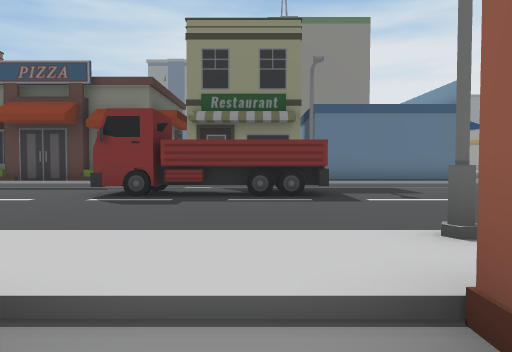
view 1 (above)

24 first-person views from a walk through a scene from a Unity 3-D project. The camera is 1.3 m above the floor, tilts 2° down and sees 70° across. The floor is counted in squares, 2 m on a side. Each view is taken from the middle of a square. On the plan, view 1 faces up. The plan holds only what a view shows up to about 11 squares ahead; the rest is blank. The place goes on beyond the plan.

view 2
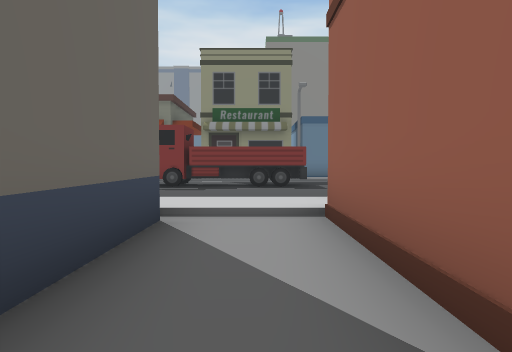

view 3
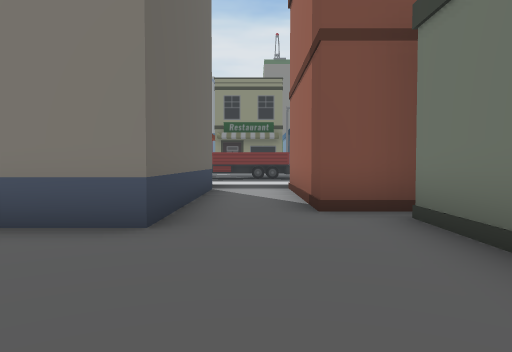

view 4
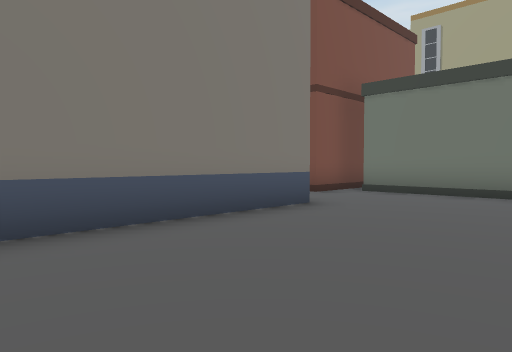

view 5
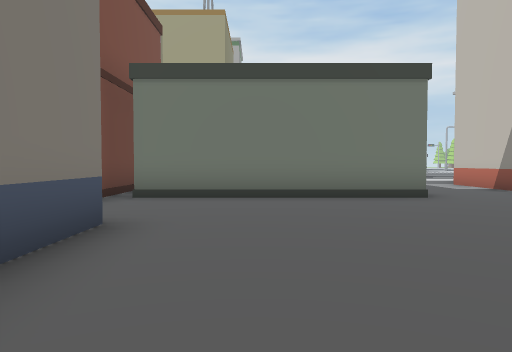

view 6
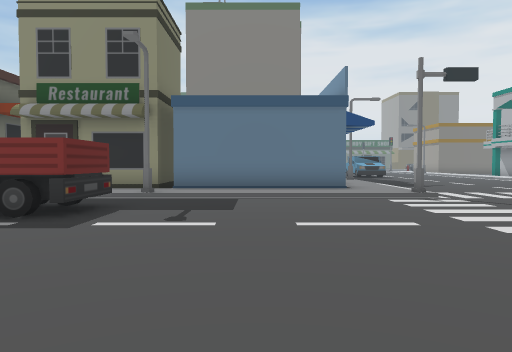

view 7
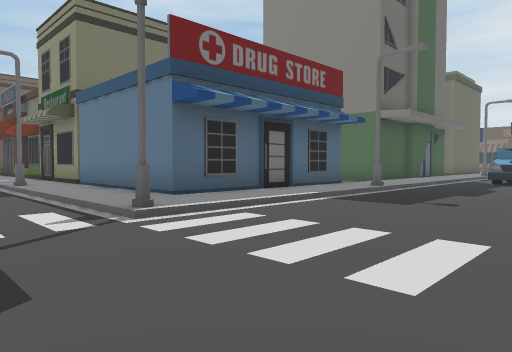

view 8
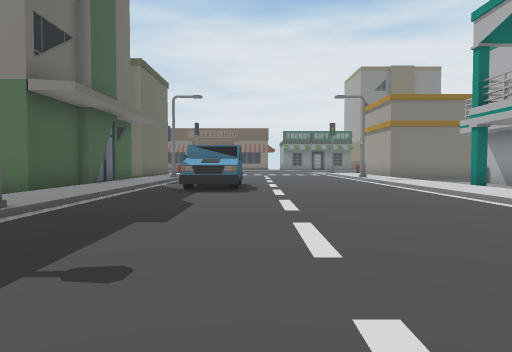

view 9
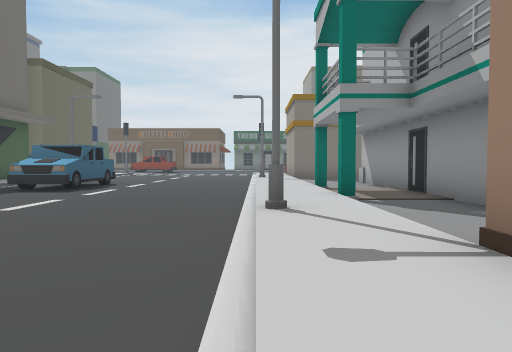

view 10
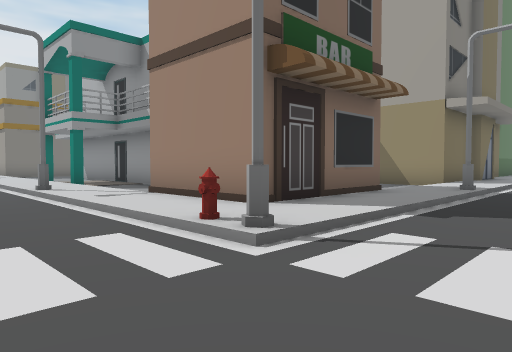

view 11
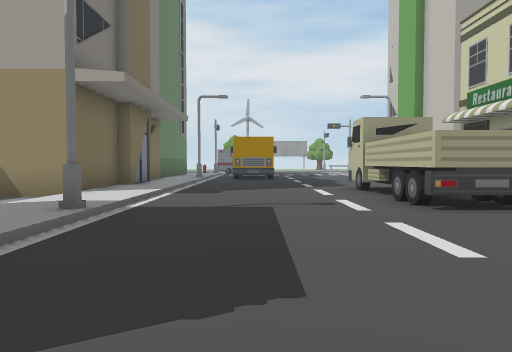

view 12
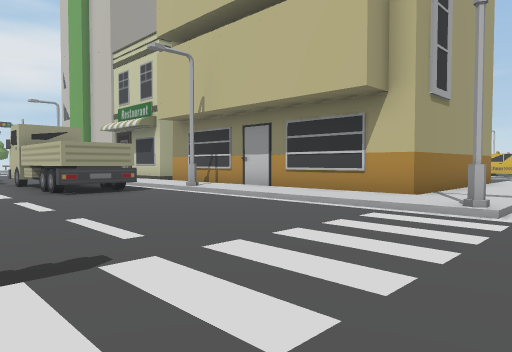

view 13
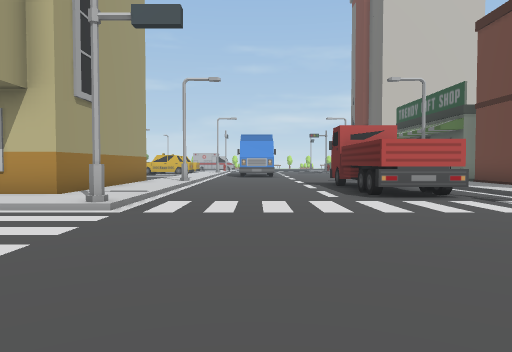

view 14
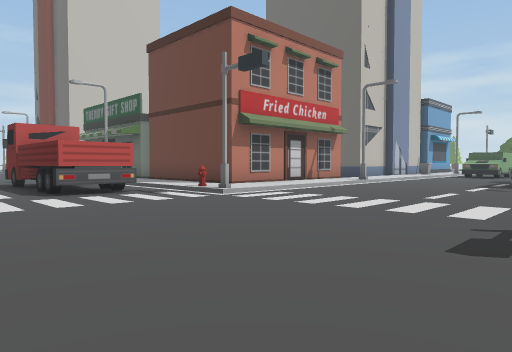

view 15
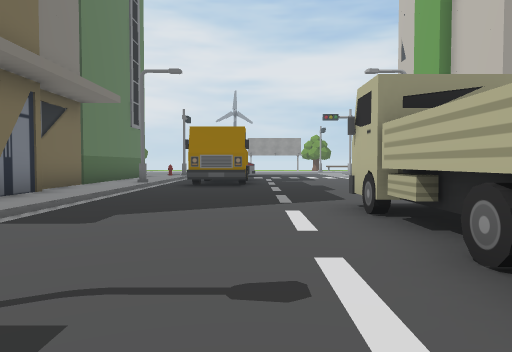

view 16
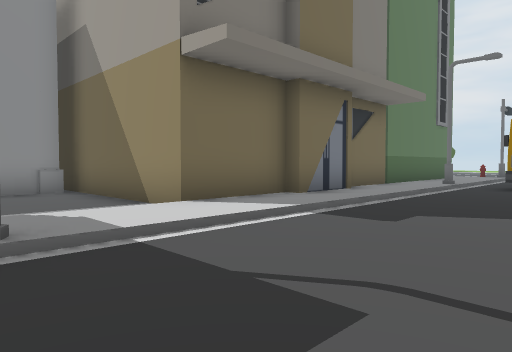

view 17
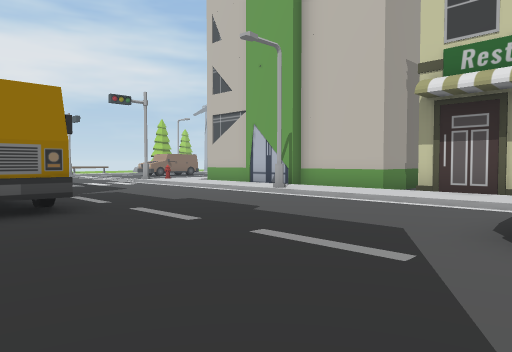

view 18
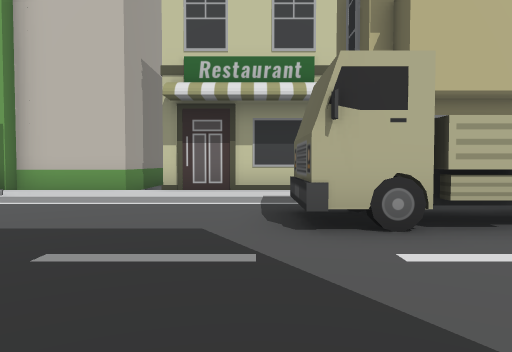

view 19
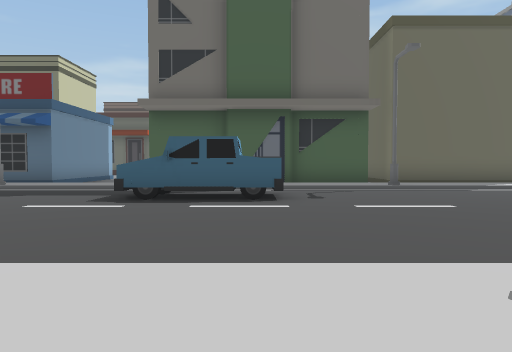

view 20
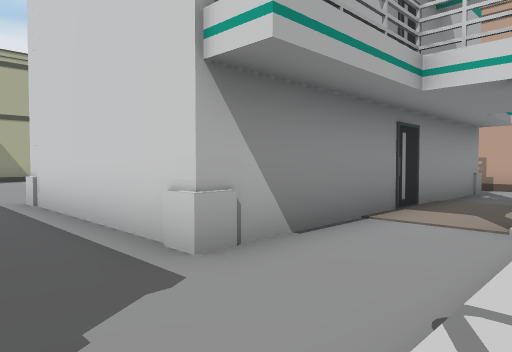

view 21
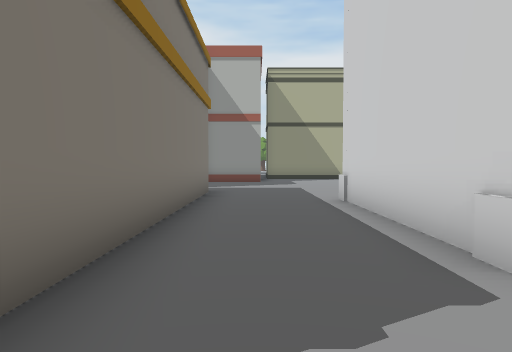

view 22
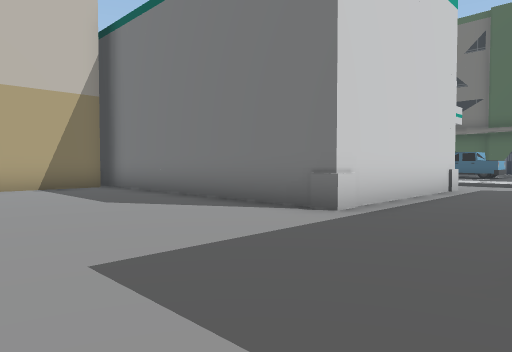

view 23
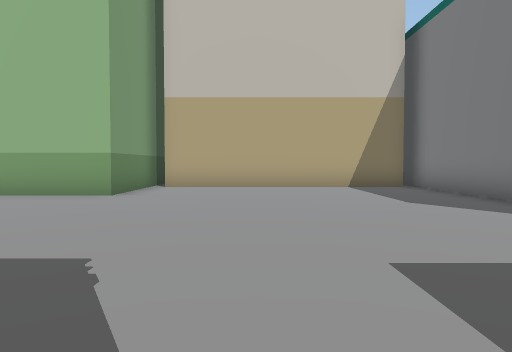

view 24
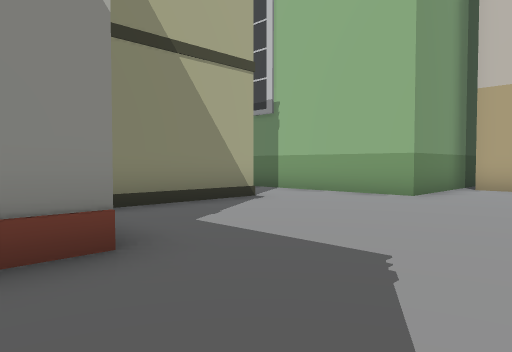

### Floor plan
Key: @ floor where view 1 was taken; # wall or solid block; . main floor; : floor 0.25 m higher than the main floor; / step, stairs or slope; B building; S streetlight; T truck; H hydrant; O other object.
Columns run from 6 left of view 1 to 33 right of it. Each row starts with its distance up from view 1.
 28             #:/..      B BBBBBBB
 27             #:/....    ..............#
 26             B:S.....  :..............#
 25             B:/....../:.................
 24             B:/....../:..#####.........B
 23             B:/.T..../:..#   #.........B
 22             B:/.T..../:..#   #..........
 21             B:/TT..../:#.#   #..........
 20             B:/....../:..#   #..........
 19              :/....../:#.#   #.......BBB
 18              :/....../:..#   #.......B
 17             #:/....../:..#   #BBBBBBBB
 16             #:S......S:..#   #B      B
 15             #:/....../:..   ..B      B
 14             #:/....../:###  ..B
 13   B    B    #:/.... ./:###  ..B
 12 B B BBBB#####:/...  ./:#### ..BBBBBBBBB
 11 ::    ::::::::/......H:::::::::::::::::
 10 /// ////S/////#......//////S/////////SS/
  9 ......................................TT
  8 ... T TT..............................TT
  7  ..TTTTT................................
  6   ......................................
  5   ..........................TTTTT.......
  4    .........................TT TT.......
  3     ////S//////......#/////S//  /////SS/
  2     ::::  ::::O....../::::::::  ::::::::
  1      B.#   ##:/TT..../:BBBBBBBB BBBBBBBB
  0      B@#    #:/TT..../:B      B     B
 -1      B.#    #:/ T..../:B      B     B
 -2      B.#    #: TT..../:B      B     B
 -3      B.######:  T..../:B
 -4  BBBBB..#             :B
 -5 ........#
 -6 ........#
 -7 ........#
 -8 ........#

Positions as (right, up) in squares from view 1, and headings:
1: (0, 0), facing up
2: (0, -3), facing up
3: (0, -8), facing up
4: (-6, -8), facing up-right
5: (-5, -6), facing right
6: (4, 2), facing up
7: (12, 8), facing up-left
8: (11, 12), facing up
9: (15, 12), facing up
10: (13, 8), facing up-right
11: (17, 8), facing right
12: (14, 8), facing down-right
13: (13, 8), facing down
14: (13, 9), facing down-left
15: (21, 7), facing right
16: (21, 7), facing up-right
17: (26, 9), facing down-right
18: (27, 9), facing down
19: (17, 23), facing left
20: (16, 26), facing down-right
21: (16, 26), facing right
22: (28, 27), facing down-left
23: (28, 27), facing down
24: (28, 27), facing down-right
